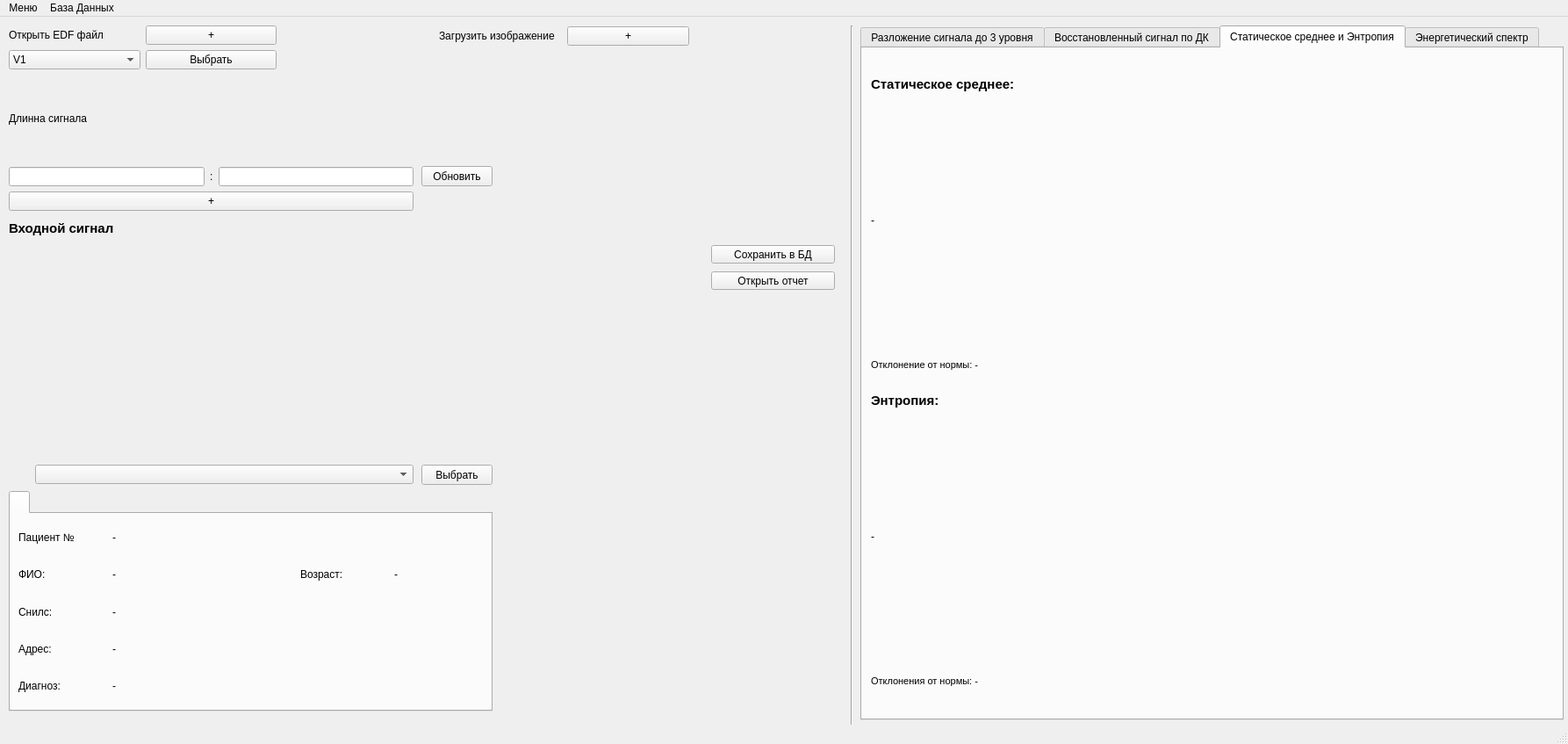
<?xml version="1.0" encoding="UTF-8"?>
<ui version="4.0">
 <class>MainWindow</class>
 <widget class="QMainWindow" name="MainWindow">
  <property name="geometry">
   <rect>
    <x>0</x>
    <y>0</y>
    <width>1786</width>
    <height>847</height>
   </rect>
  </property>
  <property name="windowTitle">
   <string>MainWindow</string>
  </property>
  <widget class="QWidget" name="centralwidget">
   <widget class="Line" name="line">
    <property name="geometry">
     <rect>
      <x>960</x>
      <y>10</y>
      <width>20</width>
      <height>881</height>
     </rect>
    </property>
    <property name="orientation">
     <enum>Qt::Vertical</enum>
    </property>
   </widget>
   <widget class="QWidget" name="layoutWidget">
    <property name="geometry">
     <rect>
      <x>10</x>
      <y>10</y>
      <width>461</width>
      <height>211</height>
     </rect>
    </property>
    <layout class="QVBoxLayout" name="verticalLayout">
     <item>
      <layout class="QGridLayout" name="gridLayout">
       <item row="0" column="0">
        <widget class="QLabel" name="label">
         <property name="text">
          <string>Открыть EDF файл</string>
         </property>
        </widget>
       </item>
       <item row="1" column="0">
        <widget class="QComboBox" name="comboBox">
         <item>
          <property name="text">
           <string>V1</string>
          </property>
         </item>
         <item>
          <property name="text">
           <string>V2</string>
          </property>
         </item>
         <item>
          <property name="text">
           <string>V3</string>
          </property>
         </item>
         <item>
          <property name="text">
           <string>VR</string>
          </property>
         </item>
         <item>
          <property name="text">
           <string>VL</string>
          </property>
         </item>
         <item>
          <property name="text">
           <string>VF</string>
          </property>
         </item>
        </widget>
       </item>
       <item row="0" column="1">
        <widget class="QPushButton" name="pushButton">
         <property name="text">
          <string>+</string>
         </property>
        </widget>
       </item>
       <item row="0" column="2">
        <widget class="QLabel" name="label_4">
         <property name="text">
          <string/>
         </property>
        </widget>
       </item>
       <item row="1" column="1">
        <widget class="QPushButton" name="pushButton_7">
         <property name="text">
          <string>Выбрать</string>
         </property>
        </widget>
       </item>
      </layout>
     </item>
     <item>
      <layout class="QGridLayout" name="gridLayout_2">
       <item row="1" column="2">
        <widget class="QLineEdit" name="lineEdit_2"/>
       </item>
       <item row="1" column="1">
        <widget class="QLabel" name="label_3">
         <property name="text">
          <string>:</string>
         </property>
        </widget>
       </item>
       <item row="1" column="0">
        <widget class="QLineEdit" name="lineEdit"/>
       </item>
       <item row="0" column="0">
        <widget class="QLabel" name="label_2">
         <property name="text">
          <string>Длинна сигнала</string>
         </property>
        </widget>
       </item>
      </layout>
     </item>
     <item>
      <widget class="QPushButton" name="pushButton_3">
       <property name="text">
        <string>+</string>
       </property>
      </widget>
     </item>
    </layout>
   </widget>
   <widget class="QPushButton" name="pushButton_4">
    <property name="geometry">
     <rect>
      <x>480</x>
      <y>170</y>
      <width>81</width>
      <height>23</height>
     </rect>
    </property>
    <property name="text">
     <string>Обновить</string>
    </property>
   </widget>
   <widget class="QTabWidget" name="tabWidget">
    <property name="geometry">
     <rect>
      <x>980</x>
      <y>10</y>
      <width>801</width>
      <height>791</height>
     </rect>
    </property>
    <property name="currentIndex">
     <number>2</number>
    </property>
    <widget class="QWidget" name="tab">
     <attribute name="title">
      <string>Разложение сигнала до 3 уровня</string>
     </attribute>
     <widget class="PlotWidget" name="widget" native="true">
      <property name="geometry">
       <rect>
        <x>10</x>
        <y>40</y>
        <width>779</width>
        <height>171</height>
       </rect>
      </property>
     </widget>
     <widget class="QLabel" name="label_7">
      <property name="geometry">
       <rect>
        <x>10</x>
        <y>10</y>
        <width>781</width>
        <height>21</height>
       </rect>
      </property>
      <property name="font">
       <font>
        <pointsize>11</pointsize>
        <weight>75</weight>
        <bold>true</bold>
       </font>
      </property>
      <property name="text">
       <string>Разложение сигнала до уровня 1</string>
      </property>
     </widget>
     <widget class="QLabel" name="label_8">
      <property name="geometry">
       <rect>
        <x>10</x>
        <y>220</y>
        <width>781</width>
        <height>21</height>
       </rect>
      </property>
      <property name="font">
       <font>
        <pointsize>11</pointsize>
        <weight>75</weight>
        <bold>true</bold>
       </font>
      </property>
      <property name="text">
       <string>Разложение сигнала до уровня 2</string>
      </property>
     </widget>
     <widget class="PlotWidget" name="widget_2" native="true">
      <property name="geometry">
       <rect>
        <x>10</x>
        <y>250</y>
        <width>779</width>
        <height>171</height>
       </rect>
      </property>
     </widget>
     <widget class="PlotWidget" name="widget_3" native="true">
      <property name="geometry">
       <rect>
        <x>10</x>
        <y>460</y>
        <width>779</width>
        <height>171</height>
       </rect>
      </property>
     </widget>
     <widget class="QLabel" name="label_9">
      <property name="geometry">
       <rect>
        <x>10</x>
        <y>430</y>
        <width>781</width>
        <height>21</height>
       </rect>
      </property>
      <property name="font">
       <font>
        <pointsize>11</pointsize>
        <weight>75</weight>
        <bold>true</bold>
       </font>
      </property>
      <property name="text">
       <string>Разложение сигнала до уровня 3</string>
      </property>
     </widget>
    </widget>
    <widget class="QWidget" name="tab_2">
     <attribute name="title">
      <string>Восстановленный сигнал по ДК</string>
     </attribute>
     <widget class="PlotWidget" name="widget_5" native="true">
      <property name="geometry">
       <rect>
        <x>10</x>
        <y>40</y>
        <width>779</width>
        <height>171</height>
       </rect>
      </property>
     </widget>
     <widget class="QLabel" name="label_10">
      <property name="geometry">
       <rect>
        <x>10</x>
        <y>10</y>
        <width>781</width>
        <height>21</height>
       </rect>
      </property>
      <property name="font">
       <font>
        <pointsize>11</pointsize>
        <weight>75</weight>
        <bold>true</bold>
       </font>
      </property>
      <property name="text">
       <string>Восстановленный сигнал по детализирующим коэфициентам на частоте:</string>
      </property>
     </widget>
     <widget class="QLabel" name="label_11">
      <property name="geometry">
       <rect>
        <x>10</x>
        <y>220</y>
        <width>781</width>
        <height>21</height>
       </rect>
      </property>
      <property name="font">
       <font>
        <pointsize>11</pointsize>
        <weight>75</weight>
        <bold>true</bold>
       </font>
      </property>
      <property name="text">
       <string>Восстановленный сигнал по детализирующим коэфициентам на частоте:</string>
      </property>
     </widget>
     <widget class="PlotWidget" name="widget_6" native="true">
      <property name="geometry">
       <rect>
        <x>10</x>
        <y>250</y>
        <width>779</width>
        <height>171</height>
       </rect>
      </property>
     </widget>
     <widget class="PlotWidget" name="widget_7" native="true">
      <property name="geometry">
       <rect>
        <x>10</x>
        <y>460</y>
        <width>779</width>
        <height>171</height>
       </rect>
      </property>
     </widget>
     <widget class="QLabel" name="label_12">
      <property name="geometry">
       <rect>
        <x>10</x>
        <y>430</y>
        <width>781</width>
        <height>21</height>
       </rect>
      </property>
      <property name="font">
       <font>
        <pointsize>11</pointsize>
        <weight>75</weight>
        <bold>true</bold>
       </font>
      </property>
      <property name="text">
       <string>Восстановленный сигнал по детализирующим коэфициентам на частоте:</string>
      </property>
     </widget>
    </widget>
    <widget class="QWidget" name="tab_3">
     <attribute name="title">
      <string>Статическое среднее и Энтропия</string>
     </attribute>
     <widget class="QLabel" name="label_13">
      <property name="geometry">
       <rect>
        <x>10</x>
        <y>30</y>
        <width>271</width>
        <height>21</height>
       </rect>
      </property>
      <property name="font">
       <font>
        <pointsize>11</pointsize>
        <weight>75</weight>
        <bold>true</bold>
       </font>
      </property>
      <property name="text">
       <string>Статическое среднее:</string>
      </property>
     </widget>
     <widget class="QLabel" name="label_14">
      <property name="geometry">
       <rect>
        <x>10</x>
        <y>390</y>
        <width>271</width>
        <height>21</height>
       </rect>
      </property>
      <property name="font">
       <font>
        <pointsize>11</pointsize>
        <weight>75</weight>
        <bold>true</bold>
       </font>
      </property>
      <property name="text">
       <string>Энтропия:</string>
      </property>
     </widget>
     <widget class="QLabel" name="label_15">
      <property name="geometry">
       <rect>
        <x>10</x>
        <y>60</y>
        <width>771</width>
        <height>271</height>
       </rect>
      </property>
      <property name="text">
       <string>-</string>
      </property>
     </widget>
     <widget class="QLabel" name="label_16">
      <property name="geometry">
       <rect>
        <x>10</x>
        <y>420</y>
        <width>771</width>
        <height>271</height>
       </rect>
      </property>
      <property name="text">
       <string>-</string>
      </property>
     </widget>
     <widget class="QLabel" name="label_29">
      <property name="geometry">
       <rect>
        <x>10</x>
        <y>340</y>
        <width>771</width>
        <height>41</height>
       </rect>
      </property>
      <property name="font">
       <font>
        <pointsize>8</pointsize>
        <weight>50</weight>
        <bold>false</bold>
       </font>
      </property>
      <property name="text">
       <string>Отклонение от нормы: -</string>
      </property>
     </widget>
     <widget class="QLabel" name="label_30">
      <property name="geometry">
       <rect>
        <x>10</x>
        <y>700</y>
        <width>771</width>
        <height>41</height>
       </rect>
      </property>
      <property name="font">
       <font>
        <pointsize>8</pointsize>
        <weight>50</weight>
        <bold>false</bold>
       </font>
      </property>
      <property name="text">
       <string>Отклонения от нормы: -</string>
      </property>
     </widget>
    </widget>
    <widget class="QWidget" name="tab_4">
     <attribute name="title">
      <string>Энергетический спектр</string>
     </attribute>
     <widget class="PlotWidget" name="widget_8" native="true">
      <property name="geometry">
       <rect>
        <x>10</x>
        <y>40</y>
        <width>779</width>
        <height>171</height>
       </rect>
      </property>
     </widget>
     <widget class="QLabel" name="label_17">
      <property name="geometry">
       <rect>
        <x>10</x>
        <y>10</y>
        <width>781</width>
        <height>21</height>
       </rect>
      </property>
      <property name="font">
       <font>
        <pointsize>11</pointsize>
        <weight>75</weight>
        <bold>true</bold>
       </font>
      </property>
      <property name="text">
       <string>Энергетический спектр PS1</string>
      </property>
     </widget>
     <widget class="PlotWidget" name="widget_9" native="true">
      <property name="geometry">
       <rect>
        <x>10</x>
        <y>250</y>
        <width>779</width>
        <height>171</height>
       </rect>
      </property>
     </widget>
     <widget class="QLabel" name="label_18">
      <property name="geometry">
       <rect>
        <x>10</x>
        <y>220</y>
        <width>781</width>
        <height>21</height>
       </rect>
      </property>
      <property name="font">
       <font>
        <pointsize>11</pointsize>
        <weight>75</weight>
        <bold>true</bold>
       </font>
      </property>
      <property name="text">
       <string>Энергетический спектр PS2</string>
      </property>
     </widget>
     <widget class="QLabel" name="label_31">
      <property name="geometry">
       <rect>
        <x>10</x>
        <y>430</y>
        <width>781</width>
        <height>21</height>
       </rect>
      </property>
      <property name="font">
       <font>
        <pointsize>11</pointsize>
        <weight>75</weight>
        <bold>true</bold>
       </font>
      </property>
      <property name="text">
       <string>Энергетический спектр PS3</string>
      </property>
     </widget>
     <widget class="PlotWidget" name="widget_18" native="true">
      <property name="geometry">
       <rect>
        <x>10</x>
        <y>460</y>
        <width>779</width>
        <height>171</height>
       </rect>
      </property>
     </widget>
    </widget>
   </widget>
   <widget class="PlotWidget" name="widget_4" native="true">
    <property name="geometry">
     <rect>
      <x>10</x>
      <y>260</y>
      <width>781</width>
      <height>229</height>
     </rect>
    </property>
   </widget>
   <widget class="QLabel" name="label_32">
    <property name="geometry">
     <rect>
      <x>10</x>
      <y>230</y>
      <width>781</width>
      <height>21</height>
     </rect>
    </property>
    <property name="font">
     <font>
      <pointsize>11</pointsize>
      <weight>75</weight>
      <bold>true</bold>
     </font>
    </property>
    <property name="text">
     <string>Входной сигнал</string>
    </property>
   </widget>
   <widget class="QPushButton" name="pushButton_5">
    <property name="geometry">
     <rect>
      <x>810</x>
      <y>260</y>
      <width>141</width>
      <height>21</height>
     </rect>
    </property>
    <property name="text">
     <string>Сохранить в БД</string>
    </property>
   </widget>
   <widget class="QPushButton" name="pushButton_6">
    <property name="geometry">
     <rect>
      <x>810</x>
      <y>290</y>
      <width>141</width>
      <height>21</height>
     </rect>
    </property>
    <property name="text">
     <string>Открыть отчет</string>
    </property>
   </widget>
   <widget class="QWidget" name="layoutWidget">
    <property name="geometry">
     <rect>
      <x>500</x>
      <y>10</y>
      <width>431</width>
      <height>25</height>
     </rect>
    </property>
    <layout class="QGridLayout" name="gridLayout_3">
     <item row="0" column="0">
      <widget class="QLabel" name="label_5">
       <property name="text">
        <string>Загрузить изображение</string>
       </property>
      </widget>
     </item>
     <item row="0" column="1">
      <widget class="QPushButton" name="pushButton_2">
       <property name="text">
        <string>+</string>
       </property>
      </widget>
     </item>
     <item row="0" column="2">
      <widget class="QLabel" name="label_6">
       <property name="text">
        <string/>
       </property>
      </widget>
     </item>
    </layout>
   </widget>
   <widget class="QPushButton" name="pushButton_8">
    <property name="geometry">
     <rect>
      <x>480</x>
      <y>510</y>
      <width>81</width>
      <height>23</height>
     </rect>
    </property>
    <property name="text">
     <string>Выбрать</string>
    </property>
   </widget>
   <widget class="QTabWidget" name="tabWidget">
    <property name="geometry">
     <rect>
      <x>10</x>
      <y>540</y>
      <width>551</width>
      <height>251</height>
     </rect>
    </property>
    <widget class="QWidget" name="Page1">
     <attribute name="title">
      <string/>
     </attribute>
     <layout class="QGridLayout" name="gridLayout_4">
      <item row="3" column="0">
       <widget class="QLabel" name="label_28">
        <property name="text">
         <string>Адрес:</string>
        </property>
       </widget>
      </item>
      <item row="1" column="1" colspan="2">
       <widget class="QLabel" name="label_23">
        <property name="text">
         <string>-</string>
        </property>
       </widget>
      </item>
      <item row="3" column="1" colspan="4">
       <widget class="QLabel" name="label_27">
        <property name="text">
         <string>-</string>
        </property>
       </widget>
      </item>
      <item row="0" column="1">
       <widget class="QLabel" name="label_26">
        <property name="text">
         <string>-</string>
        </property>
       </widget>
      </item>
      <item row="0" column="0">
       <widget class="QLabel" name="label_19">
        <property name="text">
         <string>Пациент № </string>
        </property>
       </widget>
      </item>
      <item row="2" column="0">
       <widget class="QLabel" name="label_22">
        <property name="text">
         <string>Снилс:</string>
        </property>
       </widget>
      </item>
      <item row="1" column="4">
       <widget class="QLabel" name="label_24">
        <property name="text">
         <string>-</string>
        </property>
       </widget>
      </item>
      <item row="1" column="0">
       <widget class="QLabel" name="label_20">
        <property name="text">
         <string>ФИО: </string>
        </property>
       </widget>
      </item>
      <item row="4" column="0">
       <widget class="QLabel" name="label_33">
        <property name="text">
         <string>Диагноз:</string>
        </property>
       </widget>
      </item>
      <item row="1" column="3">
       <widget class="QLabel" name="label_21">
        <property name="text">
         <string>Возраст:</string>
        </property>
       </widget>
      </item>
      <item row="2" column="1" colspan="4">
       <widget class="QLabel" name="label_25">
        <property name="text">
         <string>-</string>
        </property>
       </widget>
      </item>
      <item row="4" column="1" colspan="4">
       <widget class="QLabel" name="label_34">
        <property name="text">
         <string>-</string>
        </property>
       </widget>
      </item>
     </layout>
    </widget>
   </widget>
   <widget class="QComboBox" name="comboBox_2">
    <property name="geometry">
     <rect>
      <x>40</x>
      <y>510</y>
      <width>431</width>
      <height>22</height>
     </rect>
    </property>
   </widget>
  </widget>
  <widget class="QMenuBar" name="menubar">
   <property name="geometry">
    <rect>
     <x>0</x>
     <y>0</y>
     <width>1786</width>
     <height>21</height>
    </rect>
   </property>
   <widget class="QMenu" name="menu">
    <property name="title">
     <string>Меню</string>
    </property>
    <addaction name="action"/>
   </widget>
   <widget class="QMenu" name="menu_2">
    <property name="title">
     <string>База Данных</string>
    </property>
    <addaction name="action_2"/>
    <addaction name="separator"/>
    <addaction name="action_4"/>
   </widget>
   <addaction name="menu"/>
   <addaction name="menu_2"/>
  </widget>
  <widget class="QStatusBar" name="statusbar"/>
  <action name="action">
   <property name="text">
    <string>Выход</string>
   </property>
  </action>
  <action name="action_2">
   <property name="text">
    <string>Открыть Базу данных</string>
   </property>
  </action>
  <action name="action_4">
   <property name="text">
    <string>Добавить в Базу Данных</string>
   </property>
  </action>
 </widget>
 <customwidgets>
  <customwidget>
   <class>PlotWidget</class>
   <extends>QWidget</extends>
   <header>pyqtgraph</header>
   <container>1</container>
  </customwidget>
 </customwidgets>
 <resources/>
 <connections/>
</ui>
